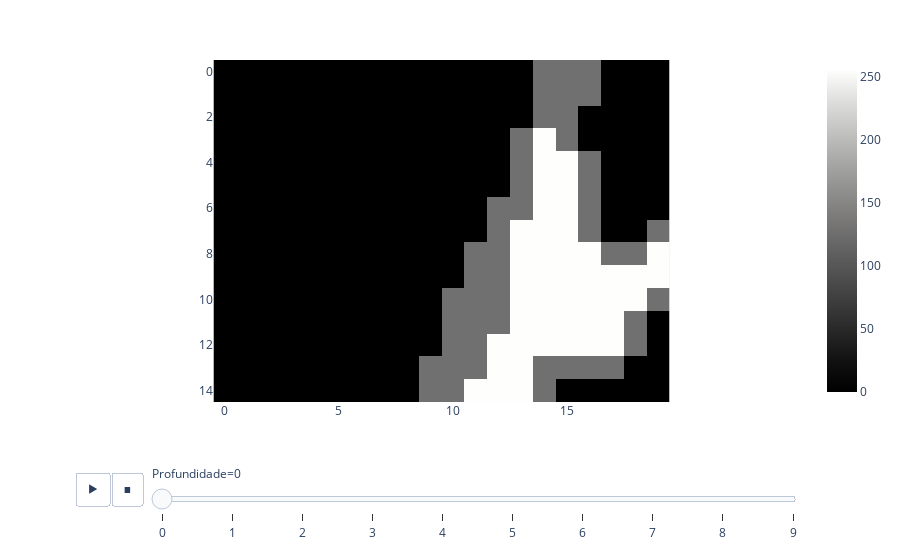

Write notebook code for a chart like this one.
### Markdown cell above
## VISUALIZAÇÃO APÓS A INSERÇÃO DAS CÉLULAS

### Code cell
fig_cel = px.imshow(im_cel, animation_frame=0, labels=dict(animation_frame="Profundidade"),\
                    color_continuous_scale='gray')
fig_cel.show()

### Figure 1 — Plotly figure (JSON) as saved in the notebook; plotly's stock layout.template omitted (floating-point values rounded to 4 significant figures; data arrays with more than 128 entries replaced by an {"elided": "..."} marker saying what was removed)
{"data": [{"coloraxis": "coloraxis", "hovertemplate": "x: %{x}<br>y: %{y}<br>color: %{z}<extra></extra>", "name": "0", "type": "heatmap", "xaxis": "x", "yaxis": "y", "z": {"elided": "15x20 int values"}}], "layout": {"coloraxis": {"colorscale": [[0, "rgb(0, 0, 0)"], [0.09091, "rgb(16, 16, 16)"], [0.1818, "rgb(38, 38, 38)"], [0.2727, "rgb(59, 59, 59)"], [0.3636, "rgb(81, 80, 80)"], [0.4545, "rgb(102, 101, 101)"], [0.5455, "rgb(124, 123, 122)"], [0.6364, "rgb(146, 146, 145)"], [0.7273, "rgb(171, 171, 170)"], [0.8182, "rgb(197, 197, 195)"], [0.9091, "rgb(224, 224, 223)"], [1, "rgb(254, 254, 253)"]]}, "margin": {"t": 60}, "sliders": [{"active": 0, "currentvalue": {"prefix": "Profundidade="}, "len": 0.9, "pad": {"b": 10, "t": 60}, "steps": [{"args": [["0"], {"frame": {"duration": 0, "redraw": true}, "fromcurrent": true, "mode": "immediate", "transition": {"duration": 0, "easing": "linear"}}], "label": "0", "method": "animate"}, {"args": [["1"], {"frame": {"duration": 0, "redraw": true}, "fromcurrent": true, "mode": "immediate", "transition": {"duration": 0, "easing": "linear"}}], "label": "1", "method": "animate"}, {"args": [["2"], {"frame": {"duration": 0, "redraw": true}, "fromcurrent": true, "mode": "immediate", "transition": {"duration": 0, "easing": "linear"}}], "label": "2", "method": "animate"}, {"args": [["3"], {"frame": {"duration": 0, "redraw": true}, "fromcurrent": true, "mode": "immediate", "transition": {"duration": 0, "easing": "linear"}}], "label": "3", "method": "animate"}, {"args": [["4"], {"frame": {"duration": 0, "redraw": true}, "fromcurrent": true, "mode": "immediate", "transition": {"duration": 0, "easing": "linear"}}], "label": "4", "method": "animate"}, {"args": [["5"], {"frame": {"duration": 0, "redraw": true}, "fromcurrent": true, "mode": "immediate", "transition": {"duration": 0, "easing": "linear"}}], "label": "5", "method": "animate"}, {"args": [["6"], {"frame": {"duration": 0, "redraw": true}, "fromcurrent": true, "mode": "immediate", "transition": {"duration": 0, "easing": "linear"}}], "label": "6", "method": "animate"}, {"args": [["7"], {"frame": {"duration": 0, "redraw": true}, "fromcurrent": true, "mode": "immediate", "transition": {"duration": 0, "easing": "linear"}}], "label": "7", "method": "animate"}, {"args": [["8"], {"frame": {"duration": 0, "redraw": true}, "fromcurrent": true, "mode": "immediate", "transition": {"duration": 0, "easing": "linear"}}], "label": "8", "method": "animate"}, {"args": [["9"], {"frame": {"duration": 0, "redraw": true}, "fromcurrent": true, "mode": "immediate", "transition": {"duration": 0, "easing": "linear"}}], "label": "9", "method": "animate"}], "x": 0.1, "xanchor": "left", "y": 0, "yanchor": "top"}], "updatemenus": [{"buttons": [{"args": [null, {"frame": {"duration": 500, "redraw": true}, "fromcurrent": true, "mode": "immediate", "transition": {"duration": 500, "easing": "linear"}}], "label": "&#9654;", "method": "animate"}, {"args": [[null], {"frame": {"duration": 0, "redraw": true}, "fromcurrent": true, "mode": "immediate", "transition": {"duration": 0, "easing": "linear"}}], "label": "&#9724;", "method": "animate"}], "direction": "left", "pad": {"r": 10, "t": 70}, "showactive": false, "type": "buttons", "x": 0.1, "xanchor": "right", "y": 0, "yanchor": "top"}], "xaxis": {"anchor": "y", "constrain": "domain", "domain": [0, 1], "scaleanchor": "y"}, "yaxis": {"anchor": "x", "autorange": "reversed", "constrain": "domain", "domain": [0, 1]}}}
